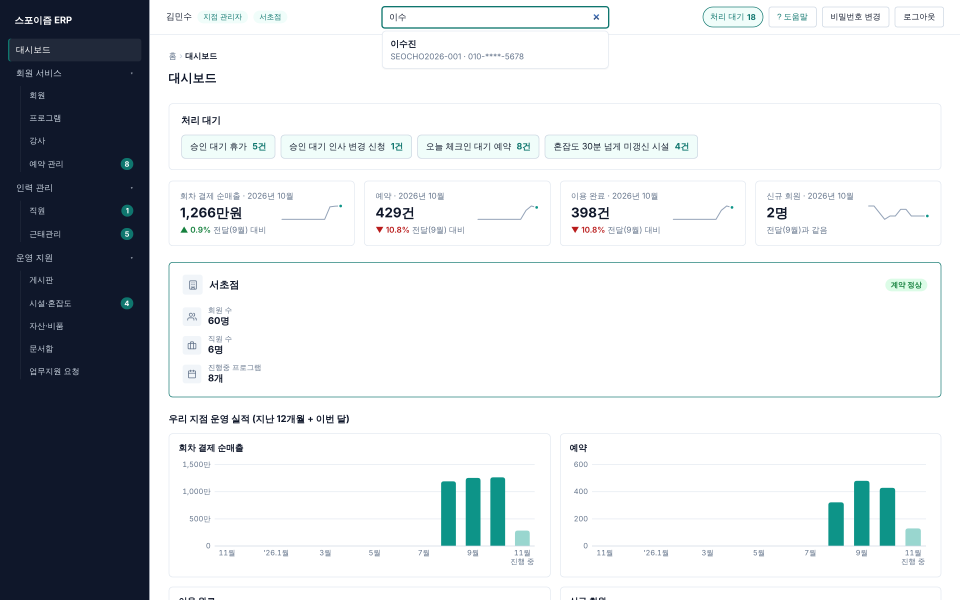
#> input picture docs/presentation/assets/4-8_11주차발표/deck-source/screenshots/ux-quick.png, 2880 x 1800 px, found by its file name (shown at 1/3 size)
$ python crop.py
#> lines starting #> are read from the running program, lines starting #| are printed output that depends on the picture
# 덱 브라우저 프레임(약 1.9:1)에 맞춰 캡처를 자른다. 사용: python3 capture/crop.py screenshots
import sys
from PIL import Image
d = sys.argv[1] if len(sys.argv) > 1 else 'screenshots'
# (원본, 결과, 왼쪽, 위) — 원본은 1440×900 @2x = 2880×1800, 사이드바(약 460px) 오른쪽만 2420×1270
CROPS = [
    ('ux-quick.png', 'deck-ux-quick.png', 460, 0),
    ('list-assets.png', 'deck-list-assets.png', 460, 0),
    ('doc-box.png', 'deck-doc-box.png', 460, 0),
    ('chart-hq.png', 'deck-chart-hq.png', 460, 200),
]
for src, out, x, y in CROPS:
    im = Image.open(f'{d}/{src}')
#> im is the input picture: PIL image 2880x1800 RGB; mean R, G, B 211.9, 215.5, 218.5
    im.crop((x, y, x + 2420, y + 1270)).save(f'{d}/{out}', optimize=True)
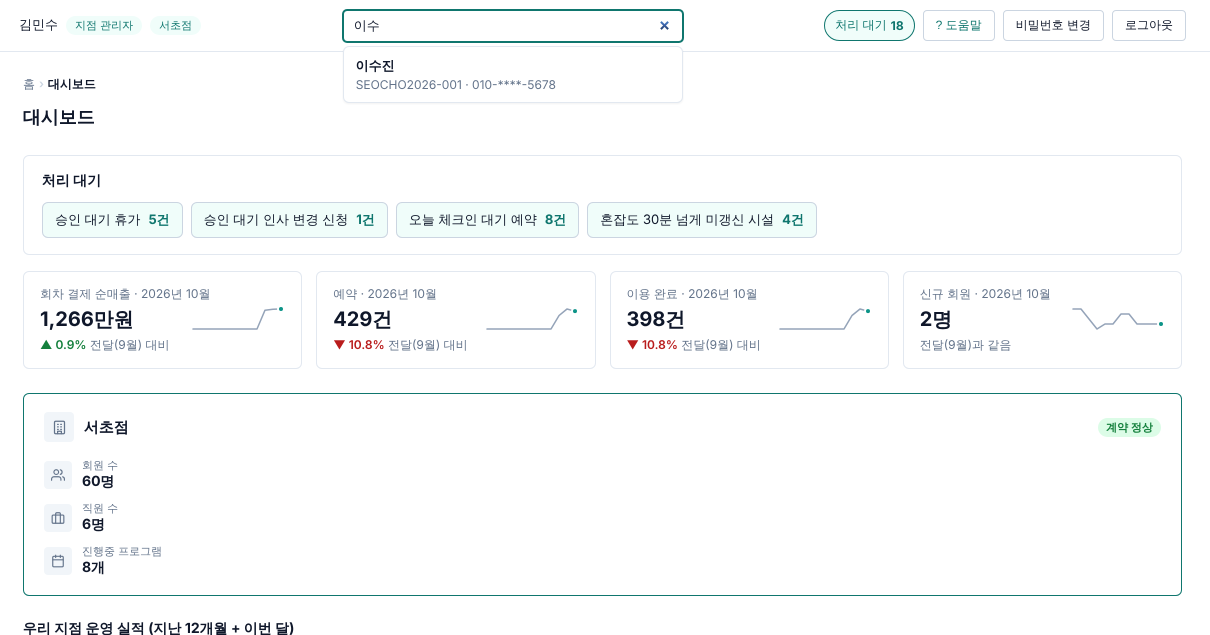
#> saved as deck-ux-quick.png: PIL image 2420x1270 RGB (shown at 1/2 size); mean R, G, B 249.5, 250.9, 251.1
    print(out)
#> pass 2 of the loop `for src, out, x, y in CROPS:`:
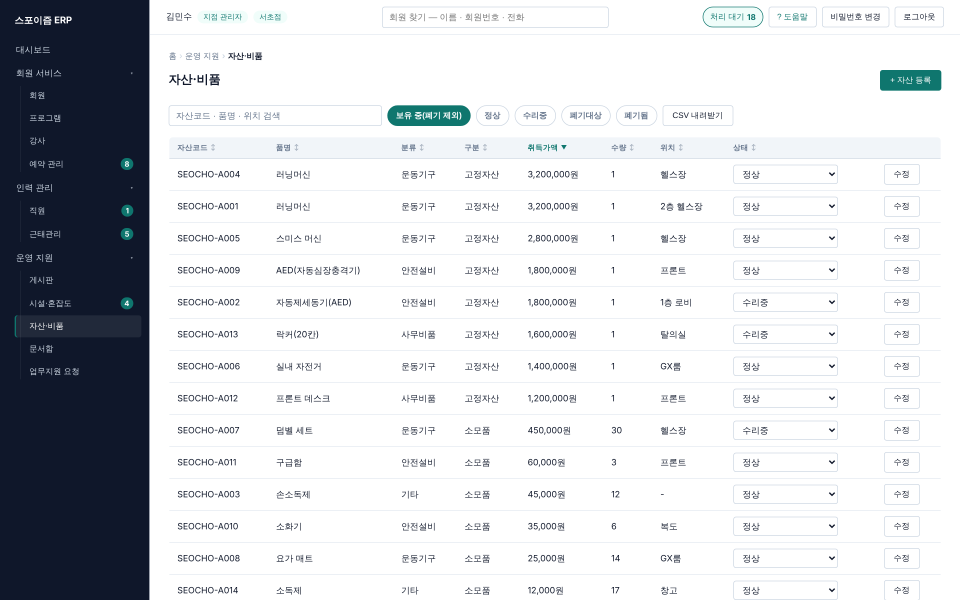
#> input picture docs/presentation/assets/4-8_11주차발표/deck-source/screenshots/list-assets.png, 2880 x 1800 px, found by its file name (shown at 1/3 size)
#> im is the input picture: PIL image 2880x1800 RGB; mean R, G, B 212.1, 214.4, 217.9
#> `im.crop((x, y, x + 2420, y + 1270)).save(f'{d}/{out}', optimize=True)`:
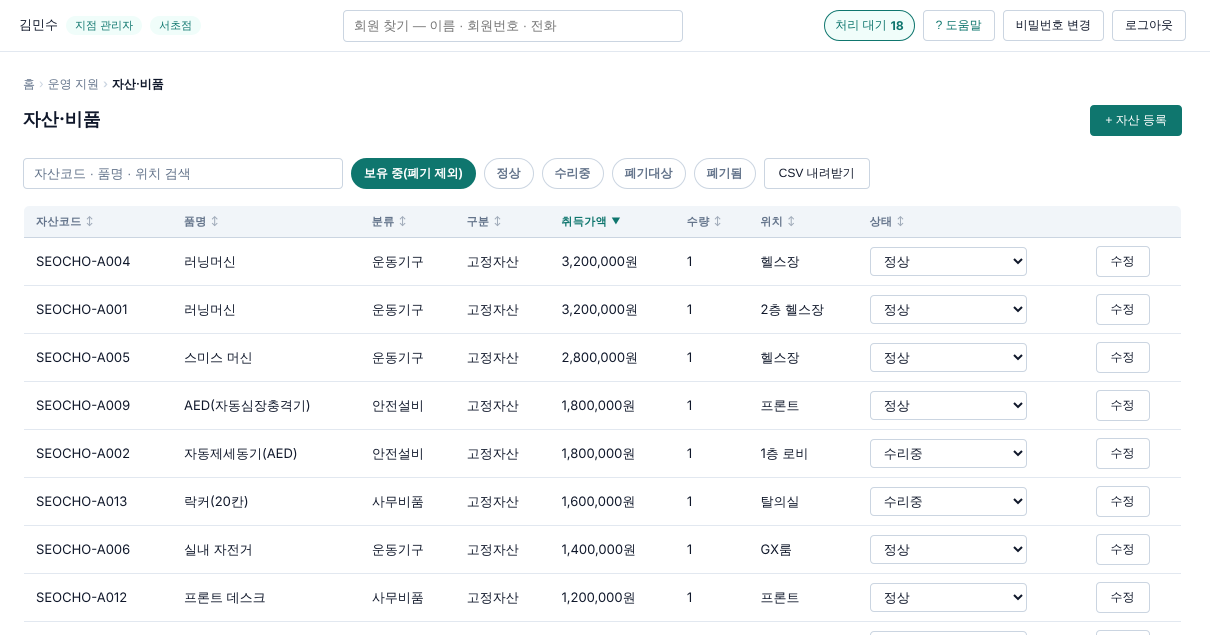
#> saved as deck-list-assets.png: PIL image 2420x1270 RGB (shown at 1/2 size); mean R, G, B 247.2, 248.7, 249.4
#> pass 3 of the loop `for src, out, x, y in CROPS:`:
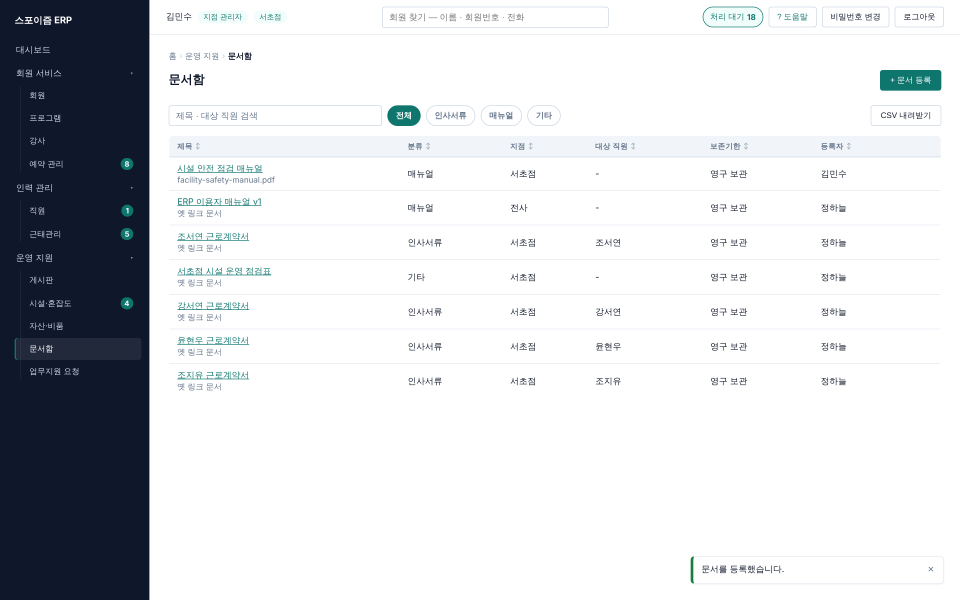
#> input picture docs/presentation/assets/4-8_11주차발표/deck-source/screenshots/doc-box.png, 2880 x 1800 px, found by its file name (shown at 1/3 size)
#> im is the input picture: PIL image 2880x1800 RGB; mean R, G, B 214.6, 216.8, 219.9
#> `im.crop((x, y, x + 2420, y + 1270)).save(f'{d}/{out}', optimize=True)`:
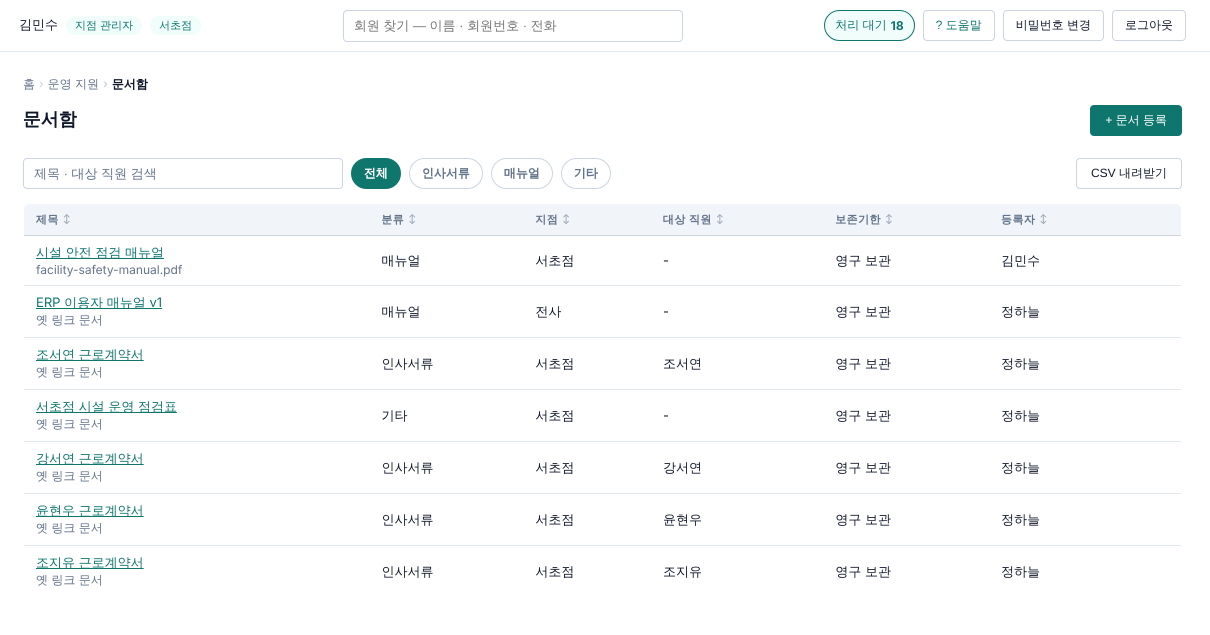
#> saved as deck-doc-box.png: PIL image 2420x1270 RGB (shown at 1/2 size); mean R, G, B 249.2, 250.7, 251.1
#> (the run stopped early here; a loop or call above may not have finished)
